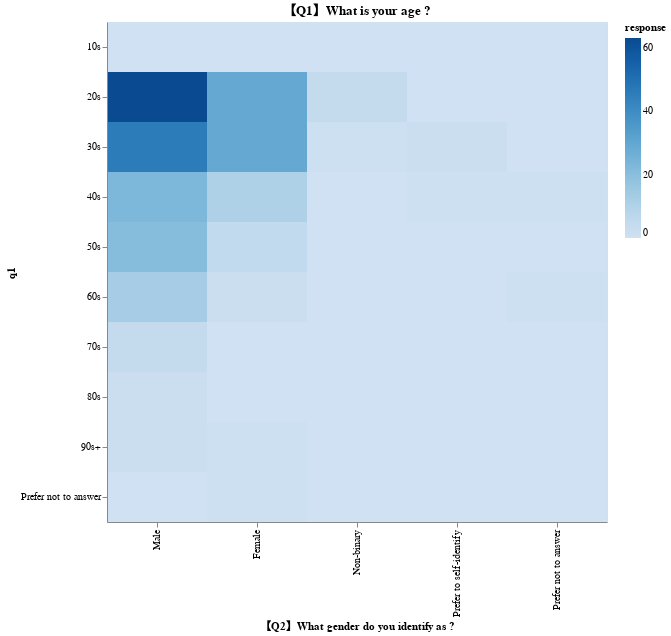
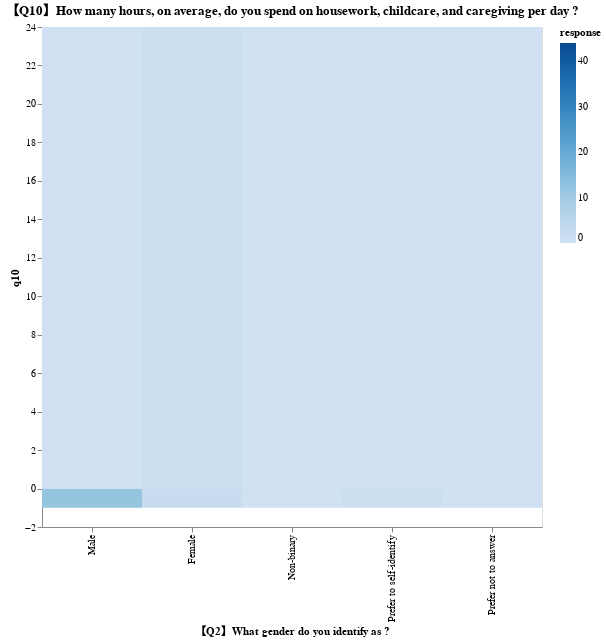
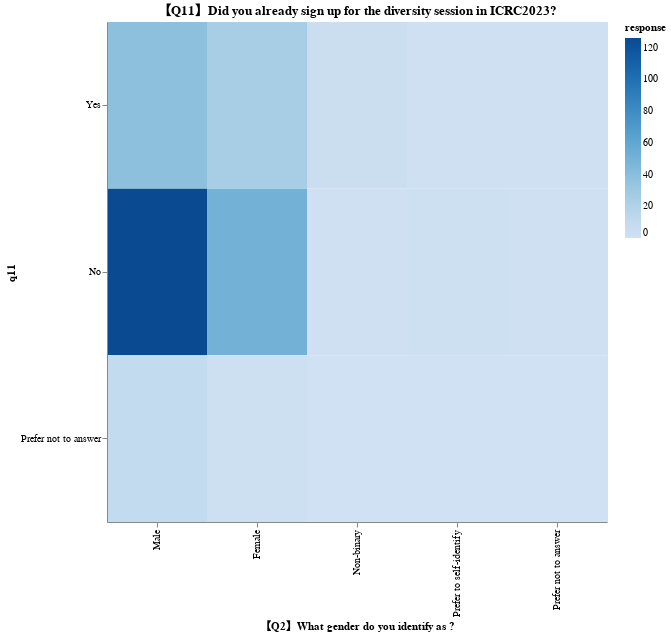
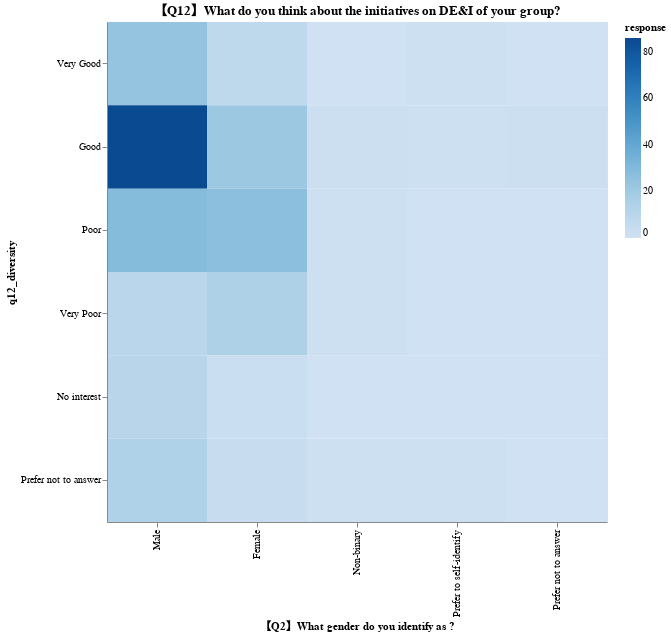

The notebook cell saved with these charts, in order:
### Code cell
for col in cols:
    make_heatmap(data, "q2", col).display()

### Figure 1 — Vega-Lite specification as saved in the notebook (floating-point values rounded to 4 significant figures)
{"config": {"view": {"continuousWidth": 300, "continuousHeight": 300}}, "data": {"name": "data-4b0e9a6d8872d1f8b7237b4296a9bd3d"}, "mark": {"type": "rect"}, "encoding": {"color": {"field": "response", "scale": {"scheme": "blues"}, "type": "quantitative"}, "x": {"field": "q2", "sort": ["Male", "Female", "Non-binary", "Prefer to self-identify", "Prefer not to answer"], "title": "【Q2】What gender do you identify as ?", "type": "ordinal"}, "y": {"field": "q1", "sort": ["10s", "20s", "30s", "40s", "50s", "60s", "70s", "80s", "90s+", "Prefer not to answer"], "type": "ordinal"}}, "height": 500, "title": "【Q1】What is your age ?", "width": 500, "$schema": "https://vega.github.io/schema/vega-lite/v5.8.0.json", "datasets": {"data-4b0e9a6d8872d1f8b7237b4296a9bd3d": [{"q2": "Male", "q1": "10s", "response": 0}, {"q2": "Male", "q1": "20s", "response": 63}, {"q2": "Male", "q1": "30s", "response": 46}, {"q2": "Male", "q1": "40s", "response": 23}, {"q2": "Male", "q1": "50s", "response": 21}, {"q2": "Male", "q1": "60s", "response": 13}, {"q2": "Male", "q1": "70s", "response": 4}, {"q2": "Male", "q1": "80s", "response": 2}, {"q2": "Male", "q1": "90s+", "response": 2}, {"q2": "Male", "q1": "Prefer not to answer", "response": 0}, {"q2": "Female", "q1": "10s", "response": 0}, {"q2": "Female", "q1": "20s", "response": 29}, {"q2": "Female", "q1": "30s", "response": 29}, {"q2": "Female", "q1": "40s", "response": 11}, {"q2": "Female", "q1": "50s", "response": 5}, {"q2": "Female", "q1": "60s", "response": 2}, {"q2": "Female", "q1": "70s", "response": 0}, {"q2": "Female", "q1": "80s", "response": 0}, {"q2": "Female", "q1": "90s+", "response": 1}, {"q2": "Female", "q1": "Prefer not to answer", "response": 1}, {"q2": "Non-binary", "q1": "10s", "response": 0}, {"q2": "Non-binary", "q1": "20s", "response": 4}, {"q2": "Non-binary", "q1": "30s", "response": 1}, {"q2": "Non-binary", "q1": "40s", "response": 0}, {"q2": "Non-binary", "q1": "50s", "response": 0}, {"q2": "Non-binary", "q1": "60s", "response": 0}, {"q2": "Non-binary", "q1": "70s", "response": 0}, {"q2": "Non-binary", "q1": "80s", "response": 0}, {"q2": "Non-binary", "q1": "90s+", "response": 0}, {"q2": "Non-binary", "q1": "Prefer not to answer", "response": 0}, {"q2": "Prefer to self-identify", "q1": "10s", "response": 0}, {"q2": "Prefer to self-identify", "q1": "20s", "response": 0}, {"q2": "Prefer to self-identify", "q1": "30s", "response": 2}, {"q2": "Prefer to self-identify", "q1": "40s", "response": 1}, {"q2": "Prefer to self-identify", "q1": "50s", "response": 0}, {"q2": "Prefer to self-identify", "q1": "60s", "response": 0}, {"q2": "Prefer to self-identify", "q1": "70s", "response": 0}, {"q2": "Prefer to self-identify", "q1": "80s", "response": 0}, {"q2": "Prefer to self-identify", "q1": "90s+", "response": 0}, {"q2": "Prefer to self-identify", "q1": "Prefer not to answer", "response": 0}, {"q2": "Prefer not to answer", "q1": "10s", "response": 0}, {"q2": "Prefer not to answer", "q1": "20s", "response": 0}, {"q2": "Prefer not to answer", "q1": "30s", "response": 0}, {"q2": "Prefer not to answer", "q1": "40s", "response": 1}, {"q2": "Prefer not to answer", "q1": "50s", "response": 0}, {"q2": "Prefer not to answer", "q1": "60s", "response": 1}, {"q2": "Prefer not to answer", "q1": "70s", "response": 0}, {"q2": "Prefer not to answer", "q1": "80s", "response": 0}, {"q2": "Prefer not to answer", "q1": "90s+", "response": 0}, {"q2": "Prefer not to answer", "q1": "Prefer not to answer", "response": 0}]}}

### Figure 2 — Vega-Lite specification as saved in the notebook (floating-point values rounded to 4 significant figures)
{"config": {"view": {"continuousWidth": 300, "continuousHeight": 300}}, "data": {"name": "data-5274faae8981a7be0a2fef496df8fc22"}, "mark": {"type": "rect"}, "encoding": {"color": {"field": "response", "scale": {"scheme": "blues"}, "type": "quantitative"}, "x": {"field": "q2", "sort": ["Male", "Female", "Non-binary", "Prefer to self-identify", "Prefer not to answer"], "title": "【Q2】What gender do you identify as ?", "type": "ordinal"}, "y": {"field": "q10", "type": "quantitative"}}, "height": 500, "title": "【Q10】How many hours, on average, do you spend on housework, childcare, and caregiving per day ?", "width": 500, "$schema": "https://vega.github.io/schema/vega-lite/v5.8.0.json", "datasets": {"data-5274faae8981a7be0a2fef496df8fc22": [{"q2": "Male", "q10": -1.0, "response": 12}, {"q2": "Male", "q10": 0.0, "response": 18}, {"q2": "Male", "q10": 0.1, "response": 0}, {"q2": "Male", "q10": 0.5, "response": 3}, {"q2": "Male", "q10": 1.0, "response": 44}, {"q2": "Male", "q10": 2.0, "response": 34}, {"q2": "Male", "q10": 3.0, "response": 18}, {"q2": "Male", "q10": 4.0, "response": 18}, {"q2": "Male", "q10": 5.0, "response": 10}, {"q2": "Male", "q10": 6.0, "response": 6}, {"q2": "Male", "q10": 7.0, "response": 1}, {"q2": "Male", "q10": 8.0, "response": 3}, {"q2": "Male", "q10": 9.0, "response": 1}, {"q2": "Male", "q10": 10.0, "response": 3}, {"q2": "Male", "q10": 12.0, "response": 2}, {"q2": "Male", "q10": 14.0, "response": 1}, {"q2": "Male", "q10": 24.0, "response": 0}, {"q2": "Female", "q10": -1.0, "response": 2}, {"q2": "Female", "q10": 0.0, "response": 1}, {"q2": "Female", "q10": 0.1, "response": 1}, {"q2": "Female", "q10": 0.5, "response": 0}, {"q2": "Female", "q10": 1.0, "response": 25}, {"q2": "Female", "q10": 2.0, "response": 19}, {"q2": "Female", "q10": 3.0, "response": 10}, {"q2": "Female", "q10": 4.0, "response": 7}, {"q2": "Female", "q10": 5.0, "response": 5}, {"q2": "Female", "q10": 6.0, "response": 2}, {"q2": "Female", "q10": 7.0, "response": 0}, {"q2": "Female", "q10": 8.0, "response": 3}, {"q2": "Female", "q10": 9.0, "response": 1}, {"q2": "Female", "q10": 10.0, "response": 0}, {"q2": "Female", "q10": 12.0, "response": 0}, {"q2": "Female", "q10": 14.0, "response": 1}, {"q2": "Female", "q10": 24.0, "response": 1}, {"q2": "Non-binary", "q10": -1.0, "response": 0}, {"q2": "Non-binary", "q10": 0.0, "response": 0}, {"q2": "Non-binary", "q10": 0.1, "response": 0}, {"q2": "Non-binary", "q10": 0.5, "response": 0}, {"q2": "Non-binary", "q10": 1.0, "response": 2}, {"q2": "Non-binary", "q10": 2.0, "response": 2}, {"q2": "Non-binary", "q10": 3.0, "response": 1}, {"q2": "Non-binary", "q10": 4.0, "response": 0}, {"q2": "Non-binary", "q10": 5.0, "response": 0}, {"q2": "Non-binary", "q10": 6.0, "response": 0}, {"q2": "Non-binary", "q10": 7.0, "response": 0}, {"q2": "Non-binary", "q10": 8.0, "response": 0}, {"q2": "Non-binary", "q10": 9.0, "response": 0}, {"q2": "Non-binary", "q10": 10.0, "response": 0}, {"q2": "Non-binary", "q10": 12.0, "response": 0}, {"q2": "Non-binary", "q10": 14.0, "response": 0}, {"q2": "Non-binary", "q10": 24.0, "response": 0}, {"q2": "Prefer to self-identify", "q10": -1.0, "response": 1}, {"q2": "Prefer to self-identify", "q10": 0.0, "response": 0}, {"q2": "Prefer to self-identify", "q10": 0.1, "response": 0}, {"q2": "Prefer to self-identify", "q10": 0.5, "response": 0}, {"q2": "Prefer to self-identify", "q10": 1.0, "response": 0}, {"q2": "Prefer to self-identify", "q10": 2.0, "response": 0}, {"q2": "Prefer to self-identify", "q10": 3.0, "response": 0}, {"q2": "Prefer to self-identify", "q10": 4.0, "response": 1}, {"q2": "Prefer to self-identify", "q10": 5.0, "response": 1}, {"q2": "Prefer to self-identify", "q10": 6.0, "response": 0}, {"q2": "Prefer to self-identify", "q10": 7.0, "response": 0}, {"q2": "Prefer to self-identify", "q10": 8.0, "response": 0}, {"q2": "Prefer to self-identify", "q10": 9.0, "response": 0}, {"q2": "Prefer to self-identify", "q10": 10.0, "response": 0}, {"q2": "Prefer to self-identify", "q10": 12.0, "response": 0}, {"q2": "Prefer to self-identify", "q10": 14.0, "response": 0}, {"q2": "Prefer to self-identify", "q10": 24.0, "response": 0}, {"q2": "Prefer not to answer", "q10": -1.0, "response": 0}, {"q2": "Prefer not to answer", "q10": 0.0, "response": 0}, {"q2": "Prefer not to answer", "q10": 0.1, "response": 0}, {"q2": "Prefer not to answer", "q10": 0.5, "response": 0}, {"q2": "Prefer not to answer", "q10": 1.0, "response": 2}, {"q2": "Prefer not to answer", "q10": 2.0, "response": 0}, {"q2": "Prefer not to answer", "q10": 3.0, "response": 0}, {"q2": "Prefer not to answer", "q10": 4.0, "response": 0}, {"q2": "Prefer not to answer", "q10": 5.0, "response": 0}, {"q2": "Prefer not to answer", "q10": 6.0, "response": 0}, {"q2": "Prefer not to answer", "q10": 7.0, "response": 0}, {"q2": "Prefer not to answer", "q10": 8.0, "response": 0}, {"q2": "Prefer not to answer", "q10": 9.0, "response": 0}, {"q2": "Prefer not to answer", "q10": 10.0, "response": 0}, {"q2": "Prefer not to answer", "q10": 12.0, "response": 0}, {"q2": "Prefer not to answer", "q10": 14.0, "response": 0}, {"q2": "Prefer not to answer", "q10": 24.0, "response": 0}]}}

### Figure 3 — Vega-Lite specification as saved in the notebook (floating-point values rounded to 4 significant figures)
{"config": {"view": {"continuousWidth": 300, "continuousHeight": 300}}, "data": {"name": "data-353dbf697c69d70f2b915e7f4db84dda"}, "mark": {"type": "rect"}, "encoding": {"color": {"field": "response", "scale": {"scheme": "blues"}, "type": "quantitative"}, "x": {"field": "q2", "sort": ["Male", "Female", "Non-binary", "Prefer to self-identify", "Prefer not to answer"], "title": "【Q2】What gender do you identify as ?", "type": "ordinal"}, "y": {"field": "q11", "sort": ["Yes", "No", "Prefer not to answer"], "type": "ordinal"}}, "height": 500, "title": "【Q11】Did you already sign up for the diversity session in ICRC2023?", "width": 500, "$schema": "https://vega.github.io/schema/vega-lite/v5.8.0.json", "datasets": {"data-353dbf697c69d70f2b915e7f4db84dda": [{"q2": "Male", "q11": "Yes", "response": 39}, {"q2": "Male", "q11": "No", "response": 126}, {"q2": "Male", "q11": "Prefer not to answer", "response": 9}, {"q2": "Female", "q11": "Yes", "response": 25}, {"q2": "Female", "q11": "No", "response": 51}, {"q2": "Female", "q11": "Prefer not to answer", "response": 2}, {"q2": "Non-binary", "q11": "Yes", "response": 4}, {"q2": "Non-binary", "q11": "No", "response": 1}, {"q2": "Non-binary", "q11": "Prefer not to answer", "response": 0}, {"q2": "Prefer to self-identify", "q11": "Yes", "response": 1}, {"q2": "Prefer to self-identify", "q11": "No", "response": 2}, {"q2": "Prefer to self-identify", "q11": "Prefer not to answer", "response": 0}, {"q2": "Prefer not to answer", "q11": "Yes", "response": 1}, {"q2": "Prefer not to answer", "q11": "No", "response": 1}, {"q2": "Prefer not to answer", "q11": "Prefer not to answer", "response": 0}]}}

### Figure 4 — Vega-Lite specification as saved in the notebook (floating-point values rounded to 4 significant figures)
{"config": {"view": {"continuousWidth": 300, "continuousHeight": 300}}, "data": {"name": "data-1947c4010afcbfa7bf008e4380c8edc3"}, "mark": {"type": "rect"}, "encoding": {"color": {"field": "response", "scale": {"scheme": "blues"}, "type": "quantitative"}, "x": {"field": "q2", "sort": ["Male", "Female", "Non-binary", "Prefer to self-identify", "Prefer not to answer"], "title": "【Q2】What gender do you identify as ?", "type": "ordinal"}, "y": {"field": "q12_diversity", "sort": ["Very Good", "Good", "Poor", "Very Poor", "No interest", "Prefer not to answer"], "type": "ordinal"}}, "height": 500, "title": "【Q12】What do you think about the initiatives on DE&I of your group?", "width": 500, "$schema": "https://vega.github.io/schema/vega-lite/v5.8.0.json", "datasets": {"data-1947c4010afcbfa7bf008e4380c8edc3": [{"q2": "Male", "q12_diversity": "Very Good", "response": 24}, {"q2": "Male", "q12_diversity": "Good", "response": 86}, {"q2": "Male", "q12_diversity": "Poor", "response": 29}, {"q2": "Male", "q12_diversity": "Very Poor", "response": 10}, {"q2": "Male", "q12_diversity": "No interest", "response": 11}, {"q2": "Male", "q12_diversity": "Prefer not to answer", "response": 14}, {"q2": "Female", "q12_diversity": "Very Good", "response": 8}, {"q2": "Female", "q12_diversity": "Good", "response": 21}, {"q2": "Female", "q12_diversity": "Poor", "response": 27}, {"q2": "Female", "q12_diversity": "Very Poor", "response": 15}, {"q2": "Female", "q12_diversity": "No interest", "response": 3}, {"q2": "Female", "q12_diversity": "Prefer not to answer", "response": 4}, {"q2": "Non-binary", "q12_diversity": "Very Good", "response": 0}, {"q2": "Non-binary", "q12_diversity": "Good", "response": 2}, {"q2": "Non-binary", "q12_diversity": "Poor", "response": 1}, {"q2": "Non-binary", "q12_diversity": "Very Poor", "response": 1}, {"q2": "Non-binary", "q12_diversity": "No interest", "response": 0}, {"q2": "Non-binary", "q12_diversity": "Prefer not to answer", "response": 1}, {"q2": "Prefer to self-identify", "q12_diversity": "Very Good", "response": 1}, {"q2": "Prefer to self-identify", "q12_diversity": "Good", "response": 1}, {"q2": "Prefer to self-identify", "q12_diversity": "Poor", "response": 0}, {"q2": "Prefer to self-identify", "q12_diversity": "Very Poor", "response": 0}, {"q2": "Prefer to self-identify", "q12_diversity": "No interest", "response": 0}, {"q2": "Prefer to self-identify", "q12_diversity": "Prefer not to answer", "response": 1}, {"q2": "Prefer not to answer", "q12_diversity": "Very Good", "response": 0}, {"q2": "Prefer not to answer", "q12_diversity": "Good", "response": 2}, {"q2": "Prefer not to answer", "q12_diversity": "Poor", "response": 0}, {"q2": "Prefer not to answer", "q12_diversity": "Very Poor", "response": 0}, {"q2": "Prefer not to answer", "q12_diversity": "No interest", "response": 0}, {"q2": "Prefer not to answer", "q12_diversity": "Prefer not to answer", "response": 0}]}}
